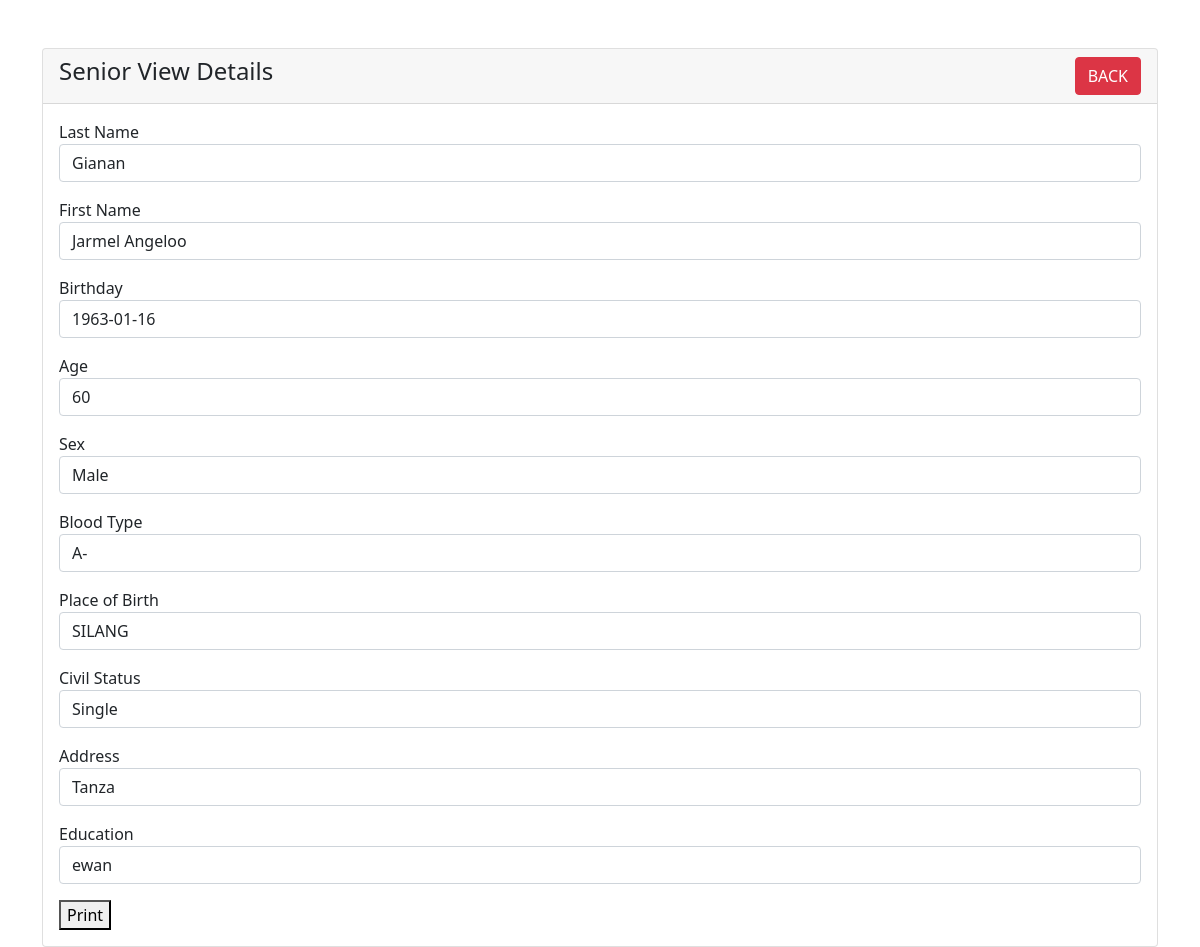
/senior_view.php?id=47, run on the app's committed database.
### tables this page shows
CREATE TABLE `seniorform` (
  `id` int(16) NOT NULL,
  `lastname` varchar(255) NOT NULL,
  `firstname` varchar(255) NOT NULL,
  `birthday` date NOT NULL,
  `age` int(11) NOT NULL,
  `sex` varchar(255) NOT NULL,
  `blood` varchar(255) NOT NULL,
  `place` varchar(255) NOT NULL,
  `status` varchar(255) NOT NULL,
  `address` varchar(255) NOT NULL,
  `educ` varchar(255) NOT NULL
);

### senior_view.php (the view, shortened to what this page needs)
<?php
require 'dbcon.php';
?>
<!doctype html>
<html lang="en">
  <head>
    <link href="https://cdn.jsdelivr.net/npm/bootstrap@5.1.3/dist/css/bootstrap.min.css" rel="stylesheet">
</head>
<body>
    <div class="container mt-5">
        <div class="row">
            <div class="col-md-12">
                <div class="card">
                    <div class="card-header">
                        <h4>Senior View Details
                            <a href="ad_beneficiaries.php" class="btn btn-danger float-end">BACK</a>
                        </h4>
                    </div>
                    <div class="card-body">
                        <?php
                        if(isset($_GET['id']))
                        {
                            $senior_id = mysqli_real_escape_string($con, $_GET['id']);
                            $query = "SELECT * FROM seniorform WHERE id='$senior_id' ";
                            $query_run = mysqli_query($con, $query);
                            if(mysqli_num_rows($query_run) > 0)
                            {
                                $senior = mysqli_fetch_array($query_run);
                                ?>
                                    <div class="mb-3">
                                        <label>Last Name</label>
                                        <p class="form-control">
                                            <?=$senior['lastname'];?>
                                        </p>
                                    </div>
									<div class="mb-3">
                                        <label>First Name</label>
                                        <p class="form-control">
                                            <?=$senior['firstname'];?>
                                        </p>
                                    </div>
                                    <div class="mb-3">
                                        <label>Birthday</label>
                                        <p class="form-control">
                                            <?=$senior['birthday'];?>
                                        </p>
                                    </div>
                                    <div class="mb-3">
                                        <label>Age</label>
                                        <p class="form-control">
                                            <?=$senior['age'];?>
                                        </p>
                                    </div>
                                    <div class="mb-3">
                                        <label>Sex</label>
                                        <p class="form-control">
                                            <?=$senior['sex'];?>
                                        </p>
                                    </div>
									<div class="mb-3">
                                        <label>Blood Type</label>
                                        <p class="form-control">
                                            <?=$senior['blood'];?>
                                        </p>
                                    </div>
									<div class="mb-3">
                                        <label>Place of Birth</label>
                                        <p class="form-control">
                                            <?=$senior['place'];?>
                                        </p>
                                    </div>
									<div class="mb-3">
                                        <label>Civil Status</label>
                                        <p class="form-control">
                                            <?=$senior['status'];?>
                                        </p>
                                    </div>
									<div class="mb-3">
                                        <label>Address</label>
                                        <p class="form-control">
                                            <?=$senior['address'];?>
                                        </p>
                                    </div>
									<div class="mb-3">
                                        <label>Education</label>
                                        <p class="form-control">
                                            <?=$senior['educ'];?>
                                        </p>
                                    </div>
									<button id="print-button">Print</button>
                                <?php
                            }
                            else
                            {
                                echo "<h4>No Such Id Found</h4>";
                            }
                        }
                        ?>
                    </div>
                </div>
            </div>
        </div>
    </div>
</body>
</html>
</html>

### data on the page
seniorform: lastname "Gianan", firstname "Jarmel Angeloo", birthday "1963-01-16", age "60", sex "Male", blood "A-", place "SILANG", status "Single", address "Tanza", educ "ewan"
